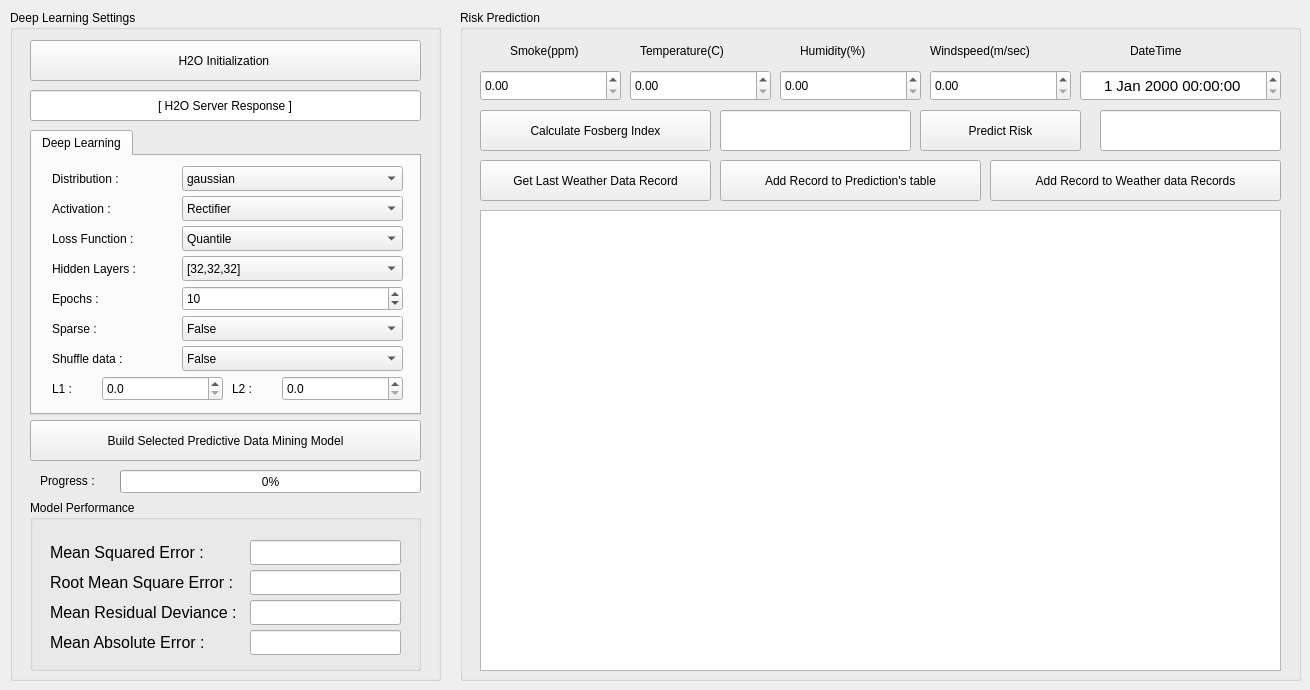
      <widget class="QWidget" name="tab">
       <attribute name="icon">
        <iconset>
         <normalon>:/images/Letter_M_Icon_16.png</normalon>
        </iconset>
       </attribute>
       <attribute name="title">
        <string>Predictive Models</string>
       </attribute>
       <widget class="QPushButton" name="pushButton_PM_H2Oinit">
        <property name="geometry">
         <rect>
          <x>30</x>
          <y>40</y>
          <width>391</width>
          <height>41</height>
         </rect>
        </property>
        <property name="font">
         <font>
          <underline>false</underline>
          <strikeout>false</strikeout>
         </font>
        </property>
        <property name="styleSheet">
         <string notr="true"/>
        </property>
        <property name="text">
         <string>H2O Initialization </string>
        </property>
       </widget>
       <widget class="QLineEdit" name="lineEdit_PM_h2o_response">
        <property name="geometry">
         <rect>
          <x>30</x>
          <y>90</y>
          <width>391</width>
          <height>31</height>
         </rect>
        </property>
        <property name="autoFillBackground">
         <bool>false</bool>
        </property>
        <property name="text">
         <string>[ H2O Server Response ]</string>
        </property>
        <property name="alignment">
         <set>Qt::AlignCenter</set>
        </property>
        <property name="readOnly">
         <bool>true</bool>
        </property>
       </widget>
       <widget class="QGroupBox" name="groupBox_6">
        <property name="geometry">
         <rect>
          <x>10</x>
          <y>10</y>
          <width>431</width>
          <height>671</height>
         </rect>
        </property>
        <property name="title">
         <string>Deep Learning Settings</string>
        </property>
        <widget class="QLineEdit" name="lineEdit_PM_RMSE">
         <property name="geometry">
          <rect>
           <x>240</x>
           <y>560</y>
           <width>151</width>
           <height>25</height>
          </rect>
         </property>
         <property name="font">
          <font>
           <pointsize>12</pointsize>
          </font>
         </property>
         <property name="readOnly">
          <bool>true</bool>
         </property>
        </widget>
        <widget class="QLabel" name="label_PM_MSE">
         <property name="geometry">
          <rect>
           <x>40</x>
           <y>530</y>
           <width>171</width>
           <height>25</height>
          </rect>
         </property>
         <property name="font">
          <font>
           <pointsize>12</pointsize>
          </font>
         </property>
         <property name="text">
          <string>Mean Squared Error :</string>
         </property>
        </widget>
        <widget class="QLabel" name="label_PM_RMSE">
         <property name="geometry">
          <rect>
           <x>40</x>
           <y>560</y>
           <width>191</width>
           <height>25</height>
          </rect>
         </property>
         <property name="font">
          <font>
           <pointsize>12</pointsize>
          </font>
         </property>
         <property name="text">
          <string>Root Mean Square Error :</string>
         </property>
        </widget>
        <widget class="QLabel" name="label_PM_MAE">
         <property name="geometry">
          <rect>
           <x>40</x>
           <y>620</y>
           <width>191</width>
           <height>25</height>
          </rect>
         </property>
         <property name="font">
          <font>
           <pointsize>12</pointsize>
          </font>
         </property>
         <property name="text">
          <string>Mean Absolute Error :</string>
         </property>
        </widget>
        <widget class="QLabel" name="label_PM_MRD">
         <property name="geometry">
          <rect>
           <x>40</x>
           <y>590</y>
           <width>201</width>
           <height>25</height>
          </rect>
         </property>
         <property name="font">
          <font>
           <pointsize>12</pointsize>
          </font>
         </property>
         <property name="text">
          <string>Mean Residual Deviance :</string>
         </property>
        </widget>
        <widget class="QLineEdit" name="lineEdit_PM_MAE">
         <property name="geometry">
          <rect>
           <x>240</x>
           <y>620</y>
           <width>151</width>
           <height>25</height>
          </rect>
         </property>
         <property name="font">
          <font>
           <pointsize>12</pointsize>
          </font>
         </property>
         <property name="readOnly">
          <bool>true</bool>
         </property>
        </widget>
        <widget class="QLineEdit" name="lineEdit_PM_MRD">
         <property name="geometry">
          <rect>
           <x>240</x>
           <y>590</y>
           <width>151</width>
           <height>25</height>
          </rect>
         </property>
         <property name="font">
          <font>
           <pointsize>12</pointsize>
          </font>
         </property>
         <property name="readOnly">
          <bool>true</bool>
         </property>
        </widget>
        <widget class="QTabWidget" name="tabWidget_PM_Estimator">
         <property name="geometry">
          <rect>
           <x>20</x>
           <y>120</y>
           <width>391</width>
           <height>285</height>
          </rect>
         </property>
         <property name="currentIndex">
          <number>0</number>
         </property>
         <widget class="QWidget" name="tab_DL">
          <attribute name="title">
           <string>Deep Learning</string>
          </attribute>
          <widget class="QLabel" name="tab_PM_Distribution">
           <property name="geometry">
            <rect>
             <x>20</x>
             <y>10</y>
             <width>101</width>
             <height>25</height>
            </rect>
           </property>
           <property name="text">
            <string>Distribution :</string>
           </property>
          </widget>
          <widget class="QLabel" name="tab_PM_Activation">
           <property name="geometry">
            <rect>
             <x>20</x>
             <y>40</y>
             <width>141</width>
             <height>25</height>
            </rect>
           </property>
           <property name="text">
            <string>Activation :</string>
           </property>
          </widget>
          <widget class="QLabel" name="tab_PM_Epochs">
           <property name="geometry">
            <rect>
             <x>20</x>
             <y>130</y>
             <width>71</width>
             <height>25</height>
            </rect>
           </property>
           <property name="text">
            <string>Epochs :</string>
           </property>
          </widget>
          <widget class="QLabel" name="tab_PM_Hidden">
           <property name="geometry">
            <rect>
             <x>20</x>
             <y>100</y>
             <width>121</width>
             <height>25</height>
            </rect>
           </property>
           <property name="text">
            <string>Hidden Layers :</string>
           </property>
          </widget>
          <widget class="QComboBox" name="comboBox_PM_distribution">
           <property name="geometry">
            <rect>
             <x>150</x>
             <y>10</y>
             <width>221</width>
             <height>25</height>
            </rect>
           </property>
           <item>
            <property name="text">
             <string>gaussian</string>
            </property>
           </item>
           <item>
            <property name="text">
             <string>quantile</string>
            </property>
           </item>
           <item>
            <property name="text">
             <string>poison</string>
            </property>
           </item>
           <item>
            <property name="text">
             <string>huber</string>
            </property>
           </item>
           <item>
            <property name="text">
             <string>bernoulli</string>
            </property>
           </item>
           <item>
            <property name="text">
             <string>multinomial</string>
            </property>
           </item>
           <item>
            <property name="text">
             <string>gamma</string>
            </property>
           </item>
           <item>
            <property name="text">
             <string>laplace</string>
            </property>
           </item>
           <item>
            <property name="text">
             <string>tweedie</string>
            </property>
           </item>
          </widget>
          <widget class="QComboBox" name="comboBox_PM_activation">
           <property name="geometry">
            <rect>
             <x>150</x>
             <y>40</y>
             <width>221</width>
             <height>25</height>
            </rect>
           </property>
           <item>
            <property name="text">
             <string>Rectifier</string>
            </property>
           </item>
           <item>
            <property name="text">
             <string>RectifierWithDropout</string>
            </property>
           </item>
           <item>
            <property name="text">
             <string>Tanh</string>
            </property>
           </item>
           <item>
            <property name="text">
             <string>TanhWithDropout</string>
            </property>
           </item>
           <item>
            <property name="text">
             <string>Maxout</string>
            </property>
           </item>
           <item>
            <property name="text">
             <string>MaxoutWithDropout</string>
            </property>
           </item>
          </widget>
          <widget class="QComboBox" name="comboBox_PM_hidden">
           <property name="geometry">
            <rect>
             <x>150</x>
             <y>100</y>
             <width>221</width>
             <height>25</height>
            </rect>
           </property>
           <item>
            <property name="text">
             <string>[32,32,32]</string>
            </property>
           </item>
           <item>
            <property name="text">
             <string>[50,50,50]</string>
            </property>
           </item>
           <item>
            <property name="text">
             <string>[100,100,100]</string>
            </property>
           </item>
           <item>
            <property name="text">
             <string>[200,200,200]</string>
            </property>
           </item>
          </widget>
          <widget class="QComboBox" name="comboBox_PM_loss">
           <property name="geometry">
            <rect>
             <x>150</x>
             <y>70</y>
             <width>221</width>
             <height>25</height>
            </rect>
           </property>
           <item>
            <property name="text">
             <string>Quantile</string>
            </property>
           </item>
           <item>
            <property name="text">
             <string>Quadratic</string>
            </property>
           </item>
           <item>
            <property name="text">
             <string>CrossEntropy</string>
            </property>
           </item>
           <item>
            <property name="text">
             <string>Huber</string>
            </property>
           </item>
           <item>
            <property name="text">
             <string>Absolute</string>
            </property>
           </item>
          </widget>
          <widget class="QLabel" name="tab_PM_Loss">
           <property name="geometry">
            <rect>
             <x>20</x>
             <y>70</y>
             <width>121</width>
             <height>25</height>
            </rect>
           </property>
           <property name="text">
            <string>Loss Function :</string>
           </property>
          </widget>
          <widget class="QComboBox" name="comboBox_PM_sparse">
           <property name="geometry">
            <rect>
             <x>150</x>
             <y>160</y>
             <width>221</width>
             <height>25</height>
            </rect>
           </property>
           <item>
            <property name="text">
             <string>False</string>
            </property>
           </item>
           <item>
            <property name="text">
             <string>True</string>
            </property>
           </item>
          </widget>
          <widget class="QLabel" name="tab_PM_Sparse">
           <property name="geometry">
            <rect>
             <x>20</x>
             <y>160</y>
             <width>71</width>
             <height>25</height>
            </rect>
           </property>
           <property name="text">
            <string>Sparse :</string>
           </property>
          </widget>
          <widget class="QComboBox" name="comboBox_PM_shuffle">
           <property name="geometry">
            <rect>
             <x>150</x>
             <y>190</y>
             <width>221</width>
             <height>25</height>
            </rect>
           </property>
           <item>
            <property name="text">
             <string>False</string>
            </property>
           </item>
           <item>
            <property name="text">
             <string>True</string>
            </property>
           </item>
          </widget>
          <widget class="QLabel" name="tab_PM_shuffle">
           <property name="geometry">
            <rect>
             <x>20</x>
             <y>190</y>
             <width>121</width>
             <height>25</height>
            </rect>
           </property>
           <property name="text">
            <string>Shuffle data :</string>
           </property>
          </widget>
          <widget class="QLabel" name="tab_PM_L1">
           <property name="geometry">
            <rect>
             <x>20</x>
             <y>220</y>
             <width>51</width>
             <height>25</height>
            </rect>
           </property>
           <property name="text">
            <string>L1 :</string>
           </property>
          </widget>
          <widget class="QLabel" name="tab_PM_L2">
           <property name="geometry">
            <rect>
             <x>200</x>
             <y>220</y>
             <width>51</width>
             <height>25</height>
            </rect>
           </property>
           <property name="text">
            <string>L2 :</string>
           </property>
          </widget>
          <widget class="QDoubleSpinBox" name="doubleSpinBox_PM_L1">
           <property name="geometry">
            <rect>
             <x>70</x>
             <y>220</y>
             <width>121</width>
             <height>25</height>
            </rect>
           </property>
           <property name="decimals">
            <number>1</number>
           </property>
           <property name="singleStep">
            <double>0.100000000000000</double>
           </property>
          </widget>
          <widget class="QDoubleSpinBox" name="doubleSpinBox_PM_L2">
           <property name="geometry">
            <rect>
             <x>250</x>
             <y>220</y>
             <width>121</width>
             <height>25</height>
            </rect>
           </property>
           <property name="decimals">
            <number>1</number>
           </property>
           <property name="maximum">
            <double>100.000000000000000</double>
           </property>
           <property name="singleStep">
            <double>0.100000000000000</double>
           </property>
          </widget>
          <widget class="QDoubleSpinBox" name="spinBox_PM_epochs">
           <property name="geometry">
            <rect>
             <x>150</x>
             <y>130</y>
             <width>221</width>
             <height>25</height>
            </rect>
           </property>
           <property name="decimals">
            <number>0</number>
           </property>
           <property name="maximum">
            <double>10000.000000000000000</double>
           </property>
           <property name="singleStep">
            <double>10.000000000000000</double>
           </property>
           <property name="value">
            <double>10.000000000000000</double>
           </property>
          </widget>
         </widget>
        </widget>
        <widget class="QPushButton" name="pushButton_PM_BuildModel">
         <property name="geometry">
          <rect>
           <x>20</x>
           <y>410</y>
           <width>391</width>
           <height>41</height>
          </rect>
         </property>
         <property name="text">
          <string>Build Selected Predictive Data Mining Model</string>
         </property>
        </widget>
        <widget class="QGroupBox" name="groupBox_10">
         <property name="geometry">
          <rect>
           <x>20</x>
           <y>490</y>
           <width>391</width>
           <height>171</height>
          </rect>
         </property>
         <property name="title">
          <string>Model Performance</string>
         </property>
         <widget class="QLineEdit" name="lineEdit_PM_MSE">
          <property name="geometry">
           <rect>
            <x>220</x>
            <y>40</y>
            <width>151</width>
            <height>25</height>
           </rect>
          </property>
          <property name="font">
           <font>
            <pointsize>12</pointsize>
           </font>
          </property>
          <property name="readOnly">
           <bool>true</bool>
          </property>
         </widget>
        </widget>
        <widget class="QProgressBar" name="progressBar">
         <property name="geometry">
          <rect>
           <x>110</x>
           <y>460</y>
           <width>301</width>
           <height>23</height>
          </rect>
         </property>
         <property name="value">
          <number>0</number>
         </property>
        </widget>
        <widget class="QLabel" name="label_7">
         <property name="geometry">
          <rect>
           <x>30</x>
           <y>460</y>
           <width>81</width>
           <height>21</height>
          </rect>
         </property>
         <property name="text">
          <string>Progress :</string>
         </property>
        </widget>
        <zorder>groupBox_10</zorder>
        <zorder>lineEdit_PM_RMSE</zorder>
        <zorder>label_PM_MSE</zorder>
        <zorder>label_PM_RMSE</zorder>
        <zorder>label_PM_MAE</zorder>
        <zorder>label_PM_MRD</zorder>
        <zorder>lineEdit_PM_MAE</zorder>
        <zorder>lineEdit_PM_MRD</zorder>
        <zorder>tabWidget_PM_Estimator</zorder>
        <zorder>pushButton_PM_BuildModel</zorder>
        <zorder>progressBar</zorder>
        <zorder>label_7</zorder>
       </widget>
       <widget class="QLabel" name="label_PM_hum">
        <property name="geometry">
         <rect>
          <x>800</x>
          <y>40</y>
          <width>101</width>
          <height>21</height>
         </rect>
        </property>
        <property name="text">
         <string>Humidity(%)</string>
        </property>
       </widget>
       <widget class="QLabel" name="label_PM_wndspd">
        <property name="geometry">
         <rect>
          <x>930</x>
          <y>40</y>
          <width>131</width>
          <height>21</height>
         </rect>
        </property>
        <property name="text">
         <string>Windspeed(m/sec)</string>
        </property>
       </widget>
       <widget class="QGroupBox" name="groupBox_7">
        <property name="geometry">
         <rect>
          <x>460</x>
          <y>10</y>
          <width>841</width>
          <height>671</height>
         </rect>
        </property>
        <property name="title">
         <string>Risk Prediction</string>
        </property>
        <widget class="QPushButton" name="pushButton_PM_LastWData">
         <property name="geometry">
          <rect>
           <x>20</x>
           <y>150</y>
           <width>231</width>
           <height>41</height>
          </rect>
         </property>
         <property name="styleSheet">
          <string notr="true"/>
         </property>
         <property name="text">
          <string>Get Last Weather Data Record</string>
         </property>
        </widget>
        <widget class="QDoubleSpinBox" name="doubleSpinBox_PM_smoke">
         <property name="geometry">
          <rect>
           <x>20</x>
           <y>60</y>
           <width>141</width>
           <height>31</height>
          </rect>
         </property>
         <property name="decimals">
          <number>2</number>
         </property>
         <property name="maximum">
          <double>10000.000000000000000</double>
         </property>
         <property name="singleStep">
          <double>100.000000000000000</double>
         </property>
        </widget>
        <widget class="QDoubleSpinBox" name="doubleSpinBox_PM_temp">
         <property name="geometry">
          <rect>
           <x>170</x>
           <y>60</y>
           <width>141</width>
           <height>31</height>
          </rect>
         </property>
        </widget>
        <widget class="QDoubleSpinBox" name="doubleSpinBox_PM_humidity">
         <property name="geometry">
          <rect>
           <x>320</x>
           <y>60</y>
           <width>141</width>
           <height>31</height>
          </rect>
         </property>
        </widget>
        <widget class="QDoubleSpinBox" name="doubleSpinBox_PM_WindSpeed">
         <property name="geometry">
          <rect>
           <x>470</x>
           <y>60</y>
           <width>141</width>
           <height>31</height>
          </rect>
         </property>
        </widget>
        <widget class="QDateTimeEdit" name="dateTimeEdit_PM_datetime">
         <property name="geometry">
          <rect>
           <x>620</x>
           <y>60</y>
           <width>201</width>
           <height>31</height>
          </rect>
         </property>
         <property name="font">
          <font>
           <pointsize>11</pointsize>
          </font>
         </property>
         <property name="alignment">
          <set>Qt::AlignCenter</set>
         </property>
        </widget>
        <widget class="QPushButton" name="pushButton_PM_Predict">
         <property name="geometry">
          <rect>
           <x>460</x>
           <y>100</y>
           <width>161</width>
           <height>41</height>
          </rect>
         </property>
         <property name="styleSheet">
          <string notr="true"/>
         </property>
         <property name="text">
          <string>Predict Risk</string>
         </property>
        </widget>
        <widget class="QLineEdit" name="lineEdit_PM_predictRiskVal">
         <property name="geometry">
          <rect>
           <x>640</x>
           <y>100</y>
           <width>181</width>
           <height>41</height>
          </rect>
         </property>
         <property name="font">
          <font>
           <pointsize>14</pointsize>
          </font>
         </property>
         <property name="alignment">
          <set>Qt::AlignCenter</set>
         </property>
        </widget>
        <widget class="QTableView" name="tableView_PM">
         <property name="geometry">
          <rect>
           <x>20</x>
           <y>200</y>
           <width>801</width>
           <height>461</height>
          </rect>
         </property>
         <property name="font">
          <font>
           <pointsize>10</pointsize>
          </font>
         </property>
         <property name="styleSheet">
          <string notr="true">selection-background-color: rgba(252, 168, 0, 150);
QTableCornerButton::section {
    background: red;
    border: 2px outset red;
}</string>
         </property>
         <property name="dragEnabled">
          <bool>true</bool>
         </property>
         <property name="alternatingRowColors">
          <bool>true</bool>
         </property>
         <property name="sortingEnabled">
          <bool>false</bool>
         </property>
        </widget>
        <widget class="QPushButton" name="pushButton_PM_addRecord">
         <property name="geometry">
          <rect>
           <x>260</x>
           <y>150</y>
           <width>261</width>
           <height>41</height>
          </rect>
         </property>
         <property name="styleSheet">
          <string notr="true"/>
         </property>
         <property name="text">
          <string>Add Record to Prediction's table</string>
         </property>
        </widget>
        <widget class="QLabel" name="label_PM_smoke">
         <property name="geometry">
          <rect>
           <x>50</x>
           <y>30</y>
           <width>101</width>
           <height>21</height>
          </rect>
         </property>
         <property name="text">
          <string>Smoke(ppm)</string>
         </property>
        </widget>
        <widget class="QLabel" name="label_PM_temp">
         <property name="geometry">
          <rect>
           <x>180</x>
           <y>30</y>
           <width>121</width>
           <height>21</height>
          </rect>
         </property>
         <property name="text">
          <string>Temperature(C)</string>
         </property>
        </widget>
        <widget class="QLabel" name="label_12">
         <property name="geometry">
          <rect>
           <x>670</x>
           <y>30</y>
           <width>81</width>
           <height>21</height>
          </rect>
         </property>
         <property name="text">
          <string>DateTime</string>
         </property>
        </widget>
        <widget class="QPushButton" name="pushButton_PM_FWI">
         <property name="geometry">
          <rect>
           <x>20</x>
           <y>100</y>
           <width>231</width>
           <height>41</height>
          </rect>
         </property>
         <property name="styleSheet">
          <string notr="true"/>
         </property>
         <property name="text">
          <string>Calculate Fosberg Index</string>
         </property>
        </widget>
        <widget class="QLineEdit" name="lineEdit_PM_calcFWI">
         <property name="geometry">
          <rect>
           <x>260</x>
           <y>100</y>
           <width>191</width>
           <height>41</height>
          </rect>
         </property>
         <property name="font">
          <font>
           <pointsize>14</pointsize>
          </font>
         </property>
         <property name="alignment">
          <set>Qt::AlignCenter</set>
         </property>
        </widget>
        <widget class="QPushButton" name="pushButton_PM_addweatherRecord">
         <property name="geometry">
          <rect>
           <x>530</x>
           <y>150</y>
           <width>291</width>
           <height>41</height>
          </rect>
         </property>
         <property name="styleSheet">
          <string notr="true"/>
         </property>
         <property name="text">
          <string>Add Record to Weather data Records</string>
         </property>
        </widget>
       </widget>
       <zorder>groupBox_7</zorder>
       <zorder>groupBox_6</zorder>
       <zorder>pushButton_PM_H2Oinit</zorder>
       <zorder>lineEdit_PM_h2o_response</zorder>
       <zorder>label_PM_hum</zorder>
       <zorder>label_PM_wndspd</zorder>
      </widget>
